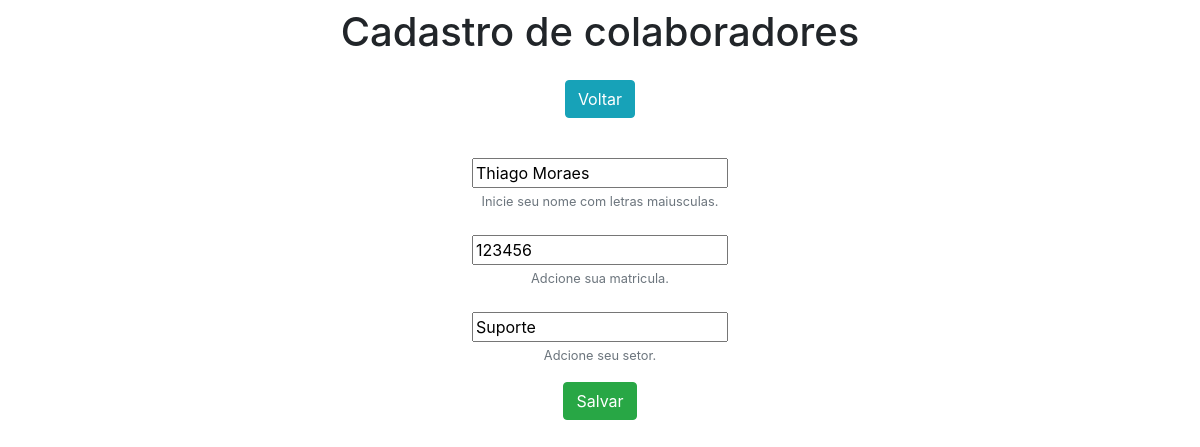
The page /edit/3/ on the database its author committed.
### Esdapp/models.py (models this page shows)
class Esd(models.Model):
    nome = models.CharField(max_length=100)
    matricula = models.IntegerField()
    setor = models.CharField(max_length=100)

### Esdapp/views.py (the view)
# urls.py: path('edit/<int:pk>/', edit, name ='edit'),
def edit(request, pk):
    data = {}
    data['db'] = Esd.objects.get(pk=pk)
    data['form'] = EsdForm(instance=data['db'])
    return render(request, 'form.html', data)

### Esdapp/forms.py
class EsdForm(ModelForm):
     class Meta:
         model = Esd
         fields = ['nome', 'matricula', 'setor']

### Esdapp/templates/form.html (shortened to what this page needs)
<!DOCTYPE html>
<html lang="pt-br">
<head>
    <link rel="stylesheet" href="https://stackpath.bootstrapcdn.com/bootstrap/4.1.3/css/bootstrap.min.css">
</head>
<body>
    <div class="container-fluid pt-2 pb-2 text-center">
        <h1>Cadastro de colaboradores</h1>
    <div/>
    <div class="container-fluid pt-3 pb-2 text-center">
        <a href="/" class="btn btn-info">Voltar</a>
    <div/>
    <div class="container-fluid pt-3 pb-2 text-center">
       <form name ="form" id ="form" action ="{% if db %}/update/{{db.id}}/{% else %}/create/{% endif %}" method ="post">
                <div class="form-group mt-4">{{form.nome}}
                    <small id="nameHelp" class="form-text text-muted">Inicie seu nome com letras maiusculas.</small>
                </div>
                <div class="form-group mt-4">{{form.matricula}}
                    <small id="MatriculaHelp" class="form-text text-muted">Adcione sua matricula.</small
                </div>
               <div class="form-group mt-4">{{form.setor}}
                    <small id="SetorHelp" class="form-text text-muted">Adcione seu setor.</small>
                </div>
            <input type="submit" class="btn btn-success" value="Salvar">
        </form>
</body>
</html>

### rows shown on the page
Esd: nome "Thiago Moraes", matricula "123456", setor "Suporte"
